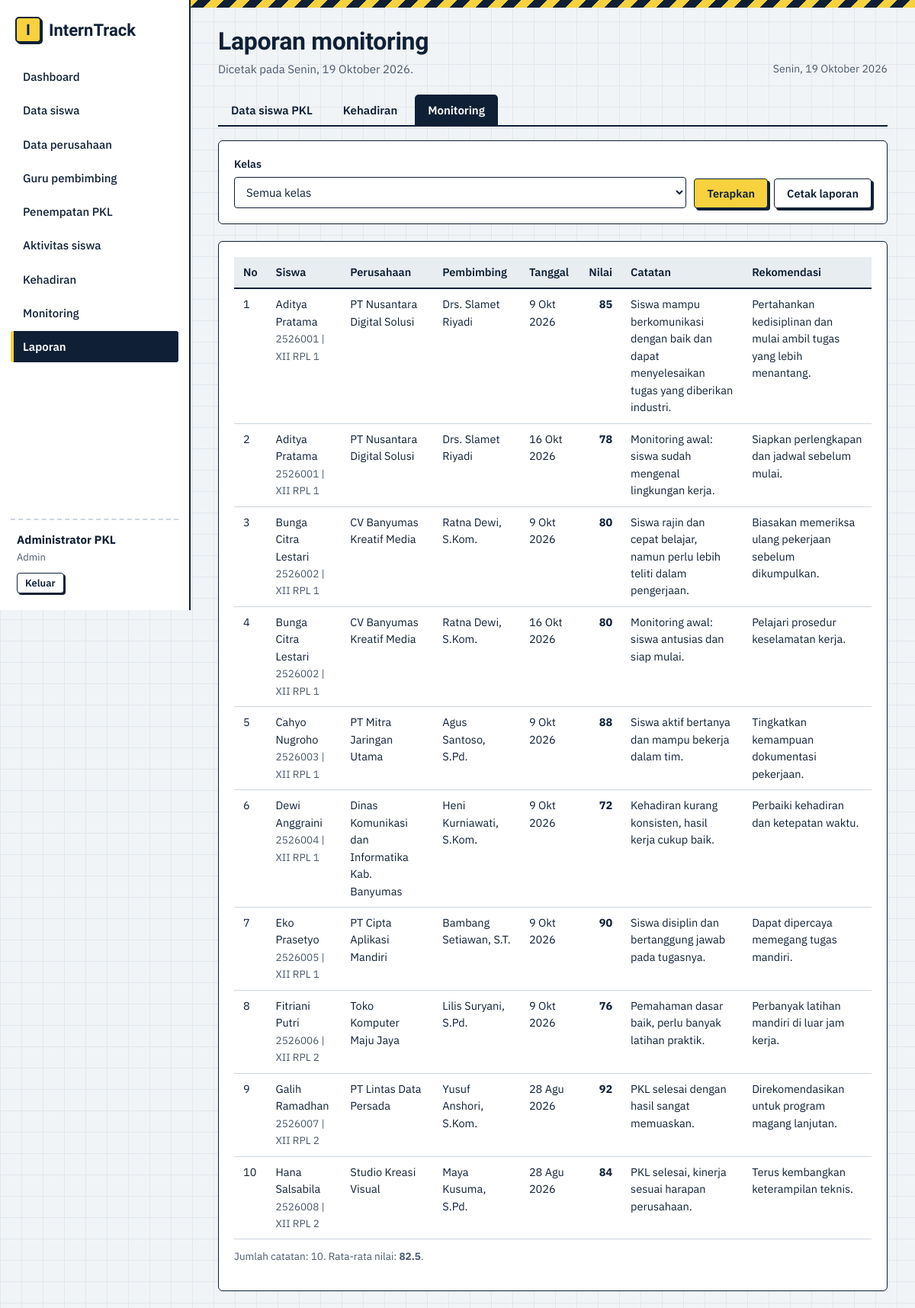
Page /laporan/monitoring.php (signed in) on the committed database.
### tables this page shows
CREATE TABLE monitoring (
  id INT UNSIGNED NOT NULL AUTO_INCREMENT,
  siswa_id INT UNSIGNED NOT NULL,
  pembimbing_id INT UNSIGNED NOT NULL,
  tanggal DATE NOT NULL,
  catatan TEXT NOT NULL,
  nilai TINYINT UNSIGNED NOT NULL,
  rekomendasi TEXT NULL,
  PRIMARY KEY (id),
  CONSTRAINT fk_mon_siswa FOREIGN KEY (siswa_id) REFERENCES siswa(id) ON DELETE CASCADE ON UPDATE CASCADE,
  CONSTRAINT fk_mon_pembimbing FOREIGN KEY (pembimbing_id) REFERENCES pembimbing(id) ON DELETE RESTRICT ON UPDATE CASCADE
);

CREATE TABLE siswa (
  id INT UNSIGNED NOT NULL AUTO_INCREMENT,
  user_id INT UNSIGNED NOT NULL,
  nis VARCHAR(20) NOT NULL,
  nama VARCHAR(100) NOT NULL,
  kelas VARCHAR(20) NOT NULL,
  jurusan VARCHAR(60) NOT NULL,
  no_hp VARCHAR(20) NULL,
  PRIMARY KEY (id),
  UNIQUE KEY uq_siswa_nis (nis),
  UNIQUE KEY uq_siswa_user (user_id),
  CONSTRAINT fk_siswa_user FOREIGN KEY (user_id) REFERENCES users(id) ON DELETE CASCADE ON UPDATE CASCADE
);

CREATE TABLE perusahaan (
  id INT UNSIGNED NOT NULL AUTO_INCREMENT,
  nama VARCHAR(120) NOT NULL,
  alamat TEXT NOT NULL,
  bidang VARCHAR(80) NOT NULL,
  kontak VARCHAR(50) NOT NULL,
  PRIMARY KEY (id)
);

CREATE TABLE pembimbing (
  id INT UNSIGNED NOT NULL AUTO_INCREMENT,
  user_id INT UNSIGNED NOT NULL,
  nip VARCHAR(25) NOT NULL,
  nama VARCHAR(100) NOT NULL,
  no_hp VARCHAR(20) NULL,
  PRIMARY KEY (id),
  UNIQUE KEY uq_pembimbing_nip (nip),
  UNIQUE KEY uq_pembimbing_user (user_id),
  CONSTRAINT fk_pembimbing_user FOREIGN KEY (user_id) REFERENCES users(id) ON DELETE CASCADE ON UPDATE CASCADE
);

### laporan/monitoring.php (the view, shortened to what this page needs)
<?php
require_once __DIR__ . '/../config/helpers.php';
$pdo = db();
$fk = $_GET['kelas'] ?? '';
$st = $pdo->prepare('SELECT m.*, s.nis, s.nama AS siswa, s.kelas, pr.nama AS perusahaan, pb.nama AS pembimbing
    FROM monitoring m JOIN siswa s ON s.id=m.siswa_id JOIN pembimbing pb ON pb.id=m.pembimbing_id
    LEFT JOIN penempatan pn ON pn.siswa_id=s.id LEFT JOIN perusahaan pr ON pr.id=pn.perusahaan_id
    WHERE (CHAR_LENGTH(?) = 0 OR s.kelas = ?) ORDER BY s.nama, m.tanggal');
$st->execute([$fk, $fk]); $rows = $st->fetchAll();
$avg = $rows ? round(array_sum(array_column($rows, 'nilai')) / count($rows), 1) : 0;
$kelas = $pdo->query('SELECT DISTINCT kelas FROM siswa ORDER BY kelas')->fetchAll(PDO::FETCH_COLUMN);
?>
<form class="card filters" method="get">
  <div class="field"><label for="kelas">Kelas</label><select id="kelas" name="kelas"><?= opt_list(array_combine($kelas, $kelas), $fk, 'Semua kelas') ?></select></div>
  <div class="actions"><button class="btn" type="submit">Terapkan</button><button class="btn ghost" type="button" onclick="window.print()">Cetak laporan</button></div>
</form>
<section class="card">
<?php if (!$rows): ?><div class="empty">Belum ada data monitoring pada filter ini.</div><?php else: ?>
<div class="tablewrap"><table class="tbl"><thead><tr><th>No</th><th>Siswa</th><th>Perusahaan</th><th>Pembimbing</th><th>Tanggal</th><th class="num">Nilai</th><th>Catatan</th><th>Rekomendasi</th></tr></thead><tbody>
<?php foreach ($rows as $i => $r): ?>
  <tr><td><?= $i + 1 ?></td><td><?= e($r['siswa']) ?><br><span class="note"><?= e($r['nis']) ?> | <?= e($r['kelas']) ?></span></td><td><?= e($r['perusahaan'] ?: '-') ?></td><td><?= e($r['pembimbing']) ?></td><td><?= tgl($r['tanggal']) ?></td><td class="num"><strong><?= (int) $r['nilai'] ?></strong></td><td><?= e($r['catatan']) ?></td><td><?= e($r['rekomendasi'] ?: '-') ?></td></tr>
<?php endforeach; ?></tbody></table></div>
<p class="note" style="margin-top:12px">Jumlah catatan: <?= count($rows) ?>. Rata-rata nilai: <strong><?= $avg ?></strong>.</p>
<?php endif; ?></section>

### assets/css/style.css (style rules this page uses)
:root { --paper:#f1f4f6; --grid:#e0e7ed; --ink:#0f2036; --ink2:#4a5a6e; --hv:#f7d23e; --blue:#2b59e0; --ok:#1f8f5f; --warn:#d9770d; --bad:#cf3f36; --line:#ccd5de; --soft:#e8edf2; --f-head:'Bricolage Grotesque','Segoe UI',system-ui,sans-serif; --f-body:'IBM Plex Sans','Segoe UI',system-ui,sans-serif; }
* { box-sizing:border-box }
html { scroll-padding-top:16px }
body { margin:0;font:15px/1.55 var(--f-body);color:var(--ink);background-color:var(--paper); background-image:linear-gradient(var(--grid) 1px,transparent 1px),linear-gradient(90deg,var(--grid) 1px,transparent 1px); background-size:28px 28px }
.main>*:not(.stripe) { margin-left:36px;margin-right:36px }
.card { background:#fff;border:1.5px solid var(--ink);border-radius:6px;padding:20px;margin-bottom:22px }
.btn { display:inline-flex;align-items:center;justify-content:center;gap:6px;padding:9px 16px;border:1.5px solid var(--ink);border-radius:4px;background:var(--hv);color:var(--ink); font:600 14.5px var(--f-body);cursor:pointer;text-decoration:none;box-shadow:3px 3px 0 var(--ink);transition:transform .08s,box-shadow .08s }
.btn.ghost { background:#fff }
.actions { display:flex;gap:8px;flex-wrap:wrap;align-items:center }
.tablewrap { overflow-x:auto }
.tbl { width:100%;border-collapse:collapse;font-size:14.5px }
.tbl th { text-align:left;font-weight:600;background:var(--soft);padding:9px 12px;border-bottom:2px solid var(--ink);white-space:nowrap }
.tbl td { padding:9px 12px;border-bottom:1px solid var(--line);vertical-align:top }
.tbl .num { text-align:right;font-variant-numeric:tabular-nums }
.field { margin-bottom:14px;position:relative }
.field label { display:block;font-weight:600;font-size:14px;margin-bottom:5px }
input,select,textarea { width:100%;padding:9px 11px;border:1.5px solid var(--ink);border-radius:4px;background:#fff;font:15px var(--f-body);color:var(--ink) }
.filters { display:flex;flex-wrap:wrap;gap:10px;align-items:flex-end }
.filters .field { margin:0;min-width:150px;flex:1 }
.note { color:var(--ink2);font-size:13.5px }

### rows in the picture
monitoring: siswa.nama "Aditya Pratama", siswa.nis "2526001", siswa.kelas "XII RPL 1", perusahaan.nama "PT Nusantara Digital Solusi", pembimbing.nama "Drs. Slamet Riyadi", tanggal "9 Okt 2026", nilai "85", catatan "Siswa mampu berkomunikasi dengan baik dan dapat menyelesaikan tugas yang diberikan industri.", rekomendasi "Pertahankan kedisiplinan dan mulai ambil tugas yang lebih menantang."
monitoring: siswa.nama "Aditya Pratama", siswa.nis "2526001", siswa.kelas "XII RPL 1", perusahaan.nama "PT Nusantara Digital Solusi", pembimbing.nama "Drs. Slamet Riyadi", tanggal "16 Okt 2026", nilai "78", catatan "Monitoring awal: siswa sudah mengenal lingkungan kerja.", rekomendasi "Siapkan perlengkapan dan jadwal sebelum mulai."
monitoring: siswa.nama "Bunga Citra Lestari", siswa.nis "2526002", siswa.kelas "XII RPL 1", perusahaan.nama "CV Banyumas Kreatif Media", pembimbing.nama "Ratna Dewi, S.Kom.", tanggal "9 Okt 2026", nilai "80", catatan "Siswa rajin dan cepat belajar, namun perlu lebih teliti dalam pengerjaan.", rekomendasi "Biasakan memeriksa ulang pekerjaan sebelum dikumpulkan."
monitoring: siswa.nama "Bunga Citra Lestari", siswa.nis "2526002", siswa.kelas "XII RPL 1", perusahaan.nama "CV Banyumas Kreatif Media", pembimbing.nama "Ratna Dewi, S.Kom.", tanggal "16 Okt 2026", nilai "80", catatan "Monitoring awal: siswa antusias dan siap mulai.", rekomendasi "Pelajari prosedur keselamatan kerja."
monitoring: siswa.nama "Cahyo Nugroho", siswa.nis "2526003", siswa.kelas "XII RPL 1", perusahaan.nama "PT Mitra Jaringan Utama", pembimbing.nama "Agus Santoso, S.Pd.", tanggal "9 Okt 2026", nilai "88", catatan "Siswa aktif bertanya dan mampu bekerja dalam tim.", rekomendasi "Tingkatkan kemampuan dokumentasi pekerjaan."
monitoring: siswa.nama "Dewi Anggraini", siswa.nis "2526004", siswa.kelas "XII RPL 1", perusahaan.nama "Dinas Komunikasi dan Informatika Kab. Banyumas", pembimbing.nama "Heni Kurniawati, S.Kom.", tanggal "9 Okt 2026", nilai "72", catatan "Kehadiran kurang konsisten, hasil kerja cukup baik.", rekomendasi "Perbaiki kehadiran dan ketepatan waktu."
monitoring: siswa.nama "Eko Prasetyo", siswa.nis "2526005", siswa.kelas "XII RPL 1", perusahaan.nama "PT Cipta Aplikasi Mandiri", pembimbing.nama "Bambang Setiawan, S.T.", tanggal "9 Okt 2026", nilai "90", catatan "Siswa disiplin dan bertanggung jawab pada tugasnya.", rekomendasi "Dapat dipercaya memegang tugas mandiri."
monitoring: siswa.nama "Fitriani Putri", siswa.nis "2526006", siswa.kelas "XII RPL 2", perusahaan.nama "Toko Komputer Maju Jaya", pembimbing.nama "Lilis Suryani, S.Pd.", tanggal "9 Okt 2026", nilai "76", catatan "Pemahaman dasar baik, perlu banyak latihan praktik.", rekomendasi "Perbanyak latihan mandiri di luar jam kerja."
monitoring: siswa.nama "Galih Ramadhan", siswa.nis "2526007", siswa.kelas "XII RPL 2", perusahaan.nama "PT Lintas Data Persada", pembimbing.nama "Yusuf Anshori, S.Kom.", tanggal "28 Agu 2026", nilai "92", catatan "PKL selesai dengan hasil sangat memuaskan.", rekomendasi "Direkomendasikan untuk program magang lanjutan."
monitoring: siswa.nama "Hana Salsabila", siswa.nis "2526008", siswa.kelas "XII RPL 2", perusahaan.nama "Studio Kreasi Visual", pembimbing.nama "Maya Kusuma, S.Pd.", tanggal "28 Agu 2026", nilai "84", catatan "PKL selesai, kinerja sesuai harapan perusahaan.", rekomendasi "Terus kembangkan keterampilan teknis."

### other values in the picture
$n[0] "Dashboard"
$n[0] "Data siswa"
$n[0] "Data perusahaan"
$n[0] "Guru pembimbing"
$n[0] "Penempatan PKL"
$n[0] "Aktivitas siswa"
$n[0] "Kehadiran"
$n[0] "Monitoring"
$n[0] "Laporan"
$u['nama'] "Administrator PKL"
$roleLabel "Admin"
$title "Laporan monitoring"
$sub "Dicetak pada Senin, 19 Oktober 2026."
hari_ini_panjang() "Senin, 19 Oktober 2026"
$l "Data siswa PKL"
